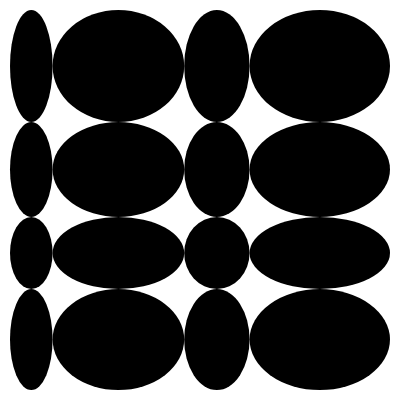
Frame 1 (no input)
Frame 60 (no input): identical to frame 1, image omitted
Frame 120 (the mouse pressed at the canvas centre since frame 60): identical to frame 1, image omitted

The p5.js sketch that drew this single still picture (run headless with seeded random() and noise() and a simulated clock; from frame 60 on, the mouse is pressed at the canvas centre):

// p5.js sketch
// ── sketch.js
function setup() {
  createCanvas(400,400);

  circlegrid = new Circlegrid(int(random(2,5)));
  circlegrid.prepare();
}


function draw() {

  background(255);
  
  circlegrid.display(10,10,width-20,height-20);
}


class Circlegrid {   //this will need to have a start position specced probably in the display part

 constructor(tempG) {
  this.randomX = [];
  this.randomY = [];
  this.randSumX = 0;
  this.randSumY = 0;
  this.gridSize = tempG;
  }

  prepare() {
    this.randomX = new Array(this.gridSize);
    for (let i = 0; i < this.randomX.length; i++) {
      this.randomX[i] = random(0.1, 2);
      this.randSumX += this.randomX[i];
    }
    this.randomY = new Array(this.gridSize);
    for (let i = 0; i < this.randomY.length; i++) {
      this.randomY[i] = random(0.1, 2);
      this.randSumY += this.randomY[i];
    }
  }

  display(gridBeginX, gridBeginY, gridWidth, gridHeight) {
    
    this.grdHt = gridHeight;
    this.grdWt = gridWidth;
    
    ellipseMode(CORNER);

    this.startX=gridBeginX;
    this.startY=gridBeginY;
    let index=0;
    for (let j =0; j<this.randomY.length; j++) {
      let cellHeight = map(this.randomY[j], 0, this.randSumY, 0, this.grdHt);
      for (let i =0; i<this.randomX.length; i++) {
        let cellWidth = map(this.randomX[i], 0, this.randSumX, 0, this.grdWt);
        noStroke();
        //fill(255, 200, 110);
        fill(0);
        ellipse(this.startX, this.startY, cellWidth, cellHeight);
        this.startX+=cellWidth;
        index++;
      }
      this.startX = gridBeginX;
      this.startY+=cellHeight;
    }
  }
}
